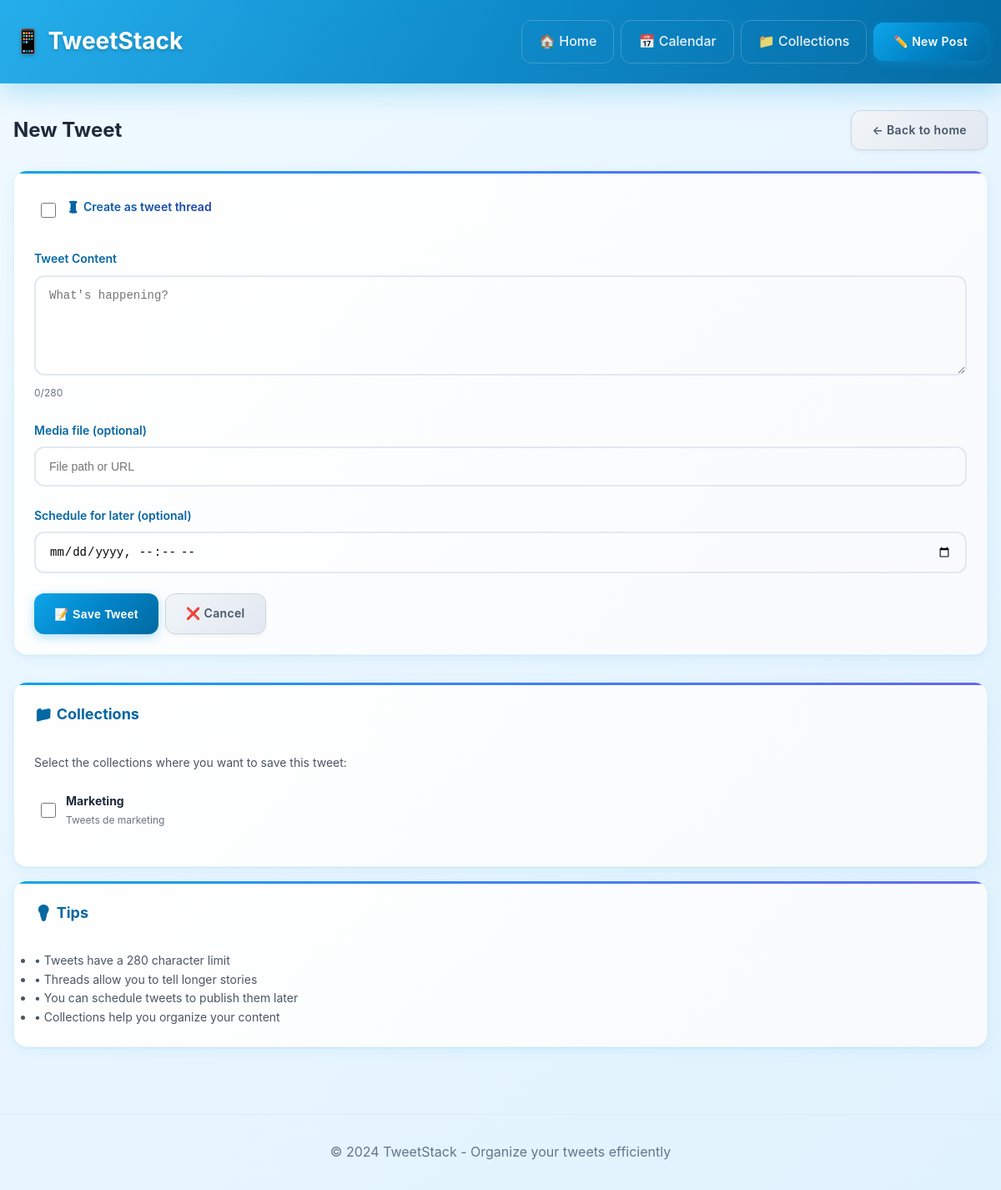
The page /editor on the database as committed earlier.
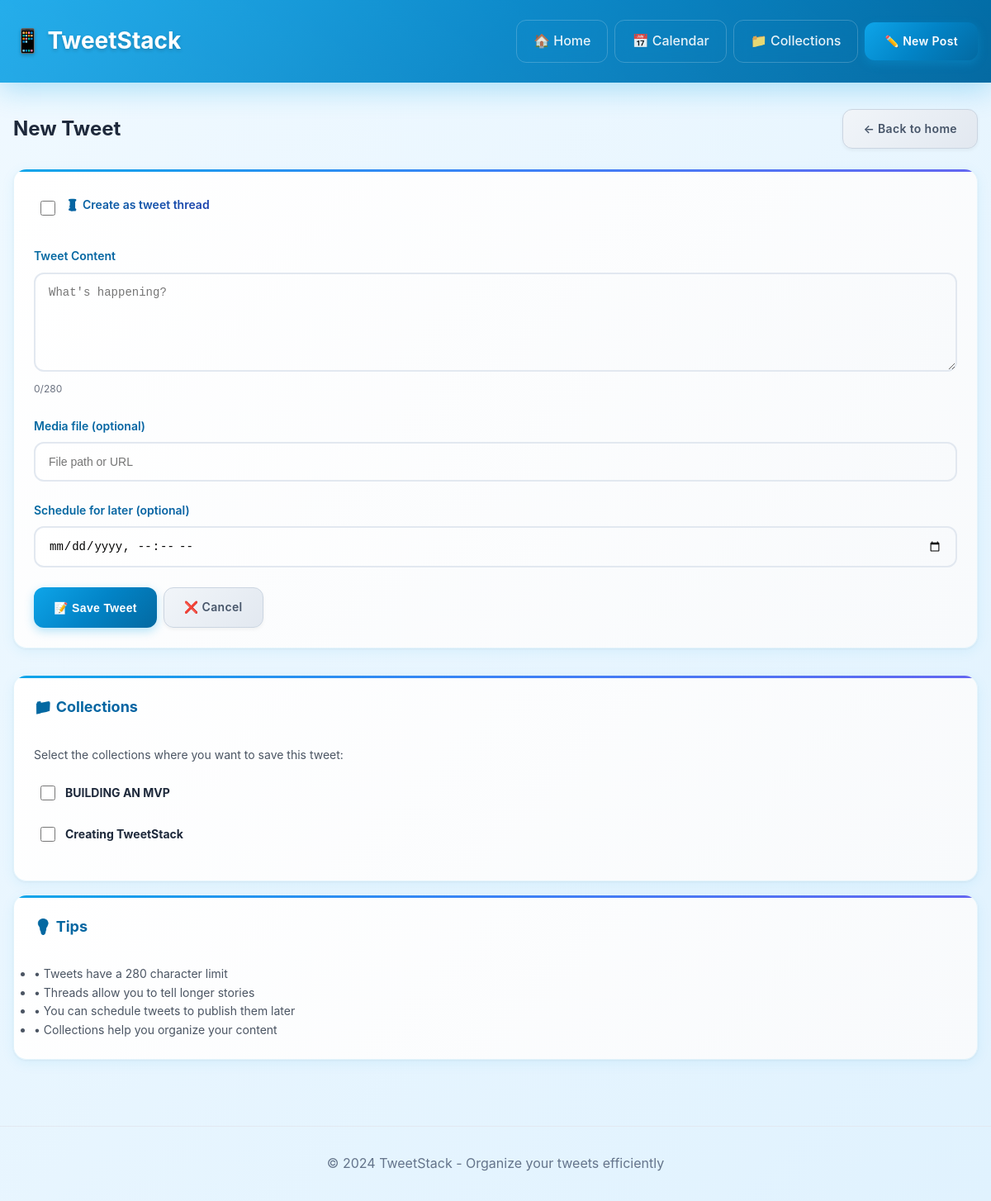
The same page on the database as committed later.
### main_jinja.py (models this page shows)
class Collection(Base):
    __tablename__ = "collections"
    id = Column(Integer, primary_key=True, index=True)
    name = Column(String, index=True)
    description = Column(Text)
    user_id = Column(String, index=True)
    created_at = Column(DateTime, default=func.now())
    updated_at = Column(DateTime, default=func.now(), onupdate=func.now())
    tweets = relationship("Tweet", secondary=tweet_collections, back_populates="collections")

### main_jinja.py (the view)
@app.get("/editor", response_class=HTMLResponse)
def tweet_editor(request: Request, tweet_id: Optional[int] = None, db: Session = Depends(get_db)):
    user_id = DEMO_USER_ID
    tweet_data = None
    if tweet_id:
        tweet = db.query(Tweet).filter(Tweet.id == tweet_id).first()
        if tweet:
            tweet_data = format_tweet_response(tweet, db)
    collections = db.query(Collection).filter(Collection.user_id == user_id).order_by(Collection.name).all()
    collections_data = [format_collection_response(collection, db) for collection in collections]
    return templates.TemplateResponse("editor.html", {
        "request": request,
        "tweet": tweet_data,
        "collections": collections_data,
        "user_id": user_id
    })

### templates/editor.html (shortened to what the changed rows need)
{% extends "base.html" %}  {% block content %}
<div class="flex justify-between items-center mb-6">
    <h1 class="text-2xl font-bold">
        {% if tweet %}Edit Tweet{% else %}New Tweet{% endif %}
    </h1>
</div>
<div class="grid grid-cols-1 lg:grid-cols-3 gap-6">
    <div class="lg:col-span-1">
        <div class="card">
            <div class="card-content">
                {% if collections %}
                {% for collection in collections %}
                <div class="checkbox-group">
                    <input
                        type="checkbox"
                        id="collection_{{ collection.id }}"
                        name="collections"
                        value="{{ collection.id }}"
                        class="checkbox"
                    />
                    <label for="collection_{{ collection.id }}" class="text-sm">
                        <strong>{{ collection.name }}</strong>
                        {% if collection.description %}
                        <br />
                        <span class="text-xs text-gray-500"
                            >{{ collection.description }}</span
                        >
                        {% endif %}
                    </label>
                </div>
                {% endfor %} {% endif %}
            </div>
        </div>
    </div>
</div>
{% endblock %}

Rows that differ between the two databases and show on the page:
removed Collection: name "Marketing", description "Tweets de marketing"
added Collection: name "BUILDING AN MVP"
added Collection: name "Creating TweetStack"
